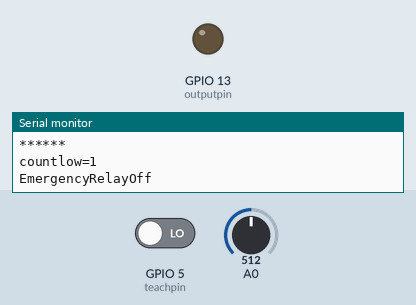
A sketch run on a simulated ESP8266 (NodeMCU). Parts: output pins drawn as LEDs (lit = HIGH), the last lines printed to the serial monitor. Inputs (shaded band) come from the test bench; at power-on: A0 = 512, GPIO 5 (teachpin) LOW. EEPROM starts erased.

Above: at 2.7 s.
2.8 s: A0 set to 548
6.7 s: A0 set to 569
At 10.5 s:
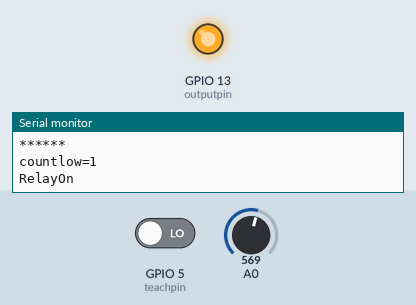
10.8 s: A0 set to 511
At 12.7 s:
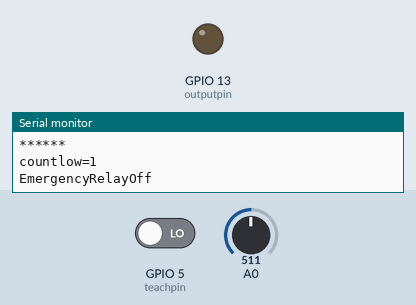
13.0 s: A0 set to 716
At 16.3 s:
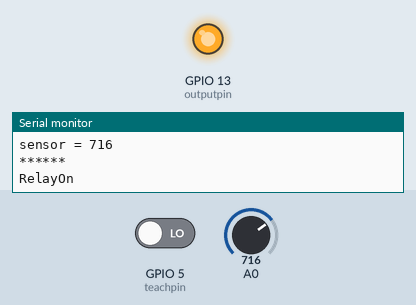
Timing chart, 0 to 17.8 s (numbered marks = the images above; inputs shaded):
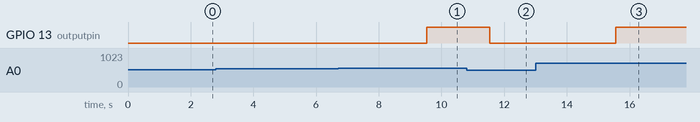

The sketch:

esp8266readanaloginputv4.ino
```cpp
/*
voor motorfiets

esp8266 generic device
hmm voltage difference is critical
loaded battery can be
12.6 v
charging 14v
difference is 1.4v that is little to work with hysteresis
which you must have otherwise you can have a rattling relay
10sec try high then high
5sec low then low
emergency low bat off =>here extra time? reset beeper
teachpin 5 sec push then calibration on
add store teached value in flash
switch to high too long adjusted fro 10 to 3
added light fan on (hardware no code)
*/
#include <elapsedMillis.h>
#include <EEPROM.h>

#define DEFAULT_VALUE 0 // Define the default value
#define EEPROM_SIZE 4  //size for one int
#define outputpin 13
#define teachpin 5
#define analogInPin 0

String version ="version 4";
int readvoltage = 0;  // value read from the pot
float voltage = 0;
float offset =0.15;
elapsedMillis scan;
elapsedMillis teachpinscan;
int trigscan =5000;
int trigrelayon =710;
int trigrelayoff = trigrelayon-50;//50 1volt
int triglowbattery = trigrelayon-150;//-3V
int countlow =0;
int maxcountlow = 5;
int counthigh =0;
int maxcounthigh = 3;
//teachpin check
bool bcurrswitch = false;
bool blastswitch = false;
bool bCheckingSwitch = false;
//eeprom
int address = 0; // Starting address
int readValue;
void setup()
{
  // initialize serial communication at 115200
  Serial.begin(115200);
  Serial.print("Version=");
  Serial.println(version);

  pinMode(outputpin, OUTPUT);
  pinMode(teachpin, INPUT);
  digitalWrite(outputpin,LOW);
  //get flash value
  // Read the integer value from EEPROM
  EEPROM.begin(EEPROM_SIZE);
  EEPROM.get(address, readValue);
  delay(500);
  //check initialised
  if (readValue==DEFAULT_VALUE)
     {Serial.println("Oeps not calibrated");
     //uses standard value trigrelayon set above
     }
  else
     {Serial.print("readValue from flash=");
      Serial.println(readValue);
      trigrelayon= readValue;
     }
  delay(1000);
 // Initialize the watchdog timer
    ESP.wdtEnable(2000); // Enable watchdog timer with a 2-second timeout
}

void loop() {

  if (scan > 1000)
  { // Reset the watchdog timer
    ESP.wdtFeed(); // Feed the watchdog to prevent reset
    // read the analog in value
    readvoltage = analogRead(analogInPin);
    // print the readings in the Serial Monitor
    Serial.println("******");
    Serial.print("trigOn= ");
    Serial.println(trigrelayon);
    Serial.print("trigOff= ");
    Serial.println(trigrelayoff);
    Serial.print("sensor = ");
    Serial.println(readvoltage);
    Serial.println("******");
    //procesrelayoff
    if ( readvoltage <= trigrelayoff)
    {  countlow +=1;
       Serial.print("countlow=");
       Serial.println(countlow);
       if (countlow >= maxcountlow)
        {
         Serial.println("RelayOff");
         digitalWrite(outputpin,LOW);
         countlow = 0;
         counthigh =0;
        }
    }
    if ( readvoltage >= trigrelayon)
    { counthigh +=1;
      if (counthigh >= maxcounthigh)
        {
         counthigh =maxcounthigh;
         Serial.println("RelayOn");
         digitalWrite(outputpin,HIGH);
        }
      countlow = 0;
    }
    //emergency low battery off
    if ( readvoltage <= triglowbattery)
    {  counthigh=0;
       digitalWrite(outputpin,LOW);
       Serial.println("EmergencyRelayOff");
    }
    checkteachpin();

    scan=0;
  }
  delay(10);
}

void checkteachpin()
//read the switch (for simplicity, no debouncing done)
{    bcurrswitch = digitalRead( teachpin );
    //if the switch is low now and doesn't match its
    //previous reading, it means the switch has changed
    //either unpressed-to-pressed or pressed-to-unpressed
    if( bcurrswitch != blastswitch )
    {
        //if high, the change was unpressed to pressed
        if( bcurrswitch)
        {
            //in that case, get the time now to start the
            //5-sec delay...
            teachpinscan = 0;
            bCheckingSwitch = true;

        }//if
        else
        {
            //geen input
            bCheckingSwitch = false;

        }//else

        //and save the
        blastswitch = bcurrswitch;

    }
  if( bCheckingSwitch )
    {
        //if the millis count now is 5000 or more higher
        //than it was when the press was detected (timeStart),
        //perform action
        if( teachpinscan >trigscan)
            {
              trigrelayon = readvoltage;
              Serial.print("Adjustingtriggeron =");
              Serial.println(trigrelayon);
              //write new trigger to flash
              EEPROM.put(address, trigrelayon); // Store the integer
              EEPROM.commit(); // Commit the changes to EEPROM
             //no continuous writing otherwise you destroy flash
              bCheckingSwitch = false;
              teachpinscan=0;
            }
    }
}

// //test output
    // if (digitalRead(outputpin))
    //   {digitalWrite(outputpin,LOW);}
    // else
    //   {digitalWrite(outputpin,HIGH);}
```

Measured:
- the behaviour switches between 560 and 561 on A0 (found by bisection; images 0 and 1)
- after the input at 6.7 s, GPIO 13 (outputpin): LOW → HIGH after 2.8 s
- after the input at 10.8 s, GPIO 13 (outputpin): HIGH → LOW after 0.74 s
- after the input at 13.0 s, GPIO 13 (outputpin): LOW → HIGH after 2.6 s
